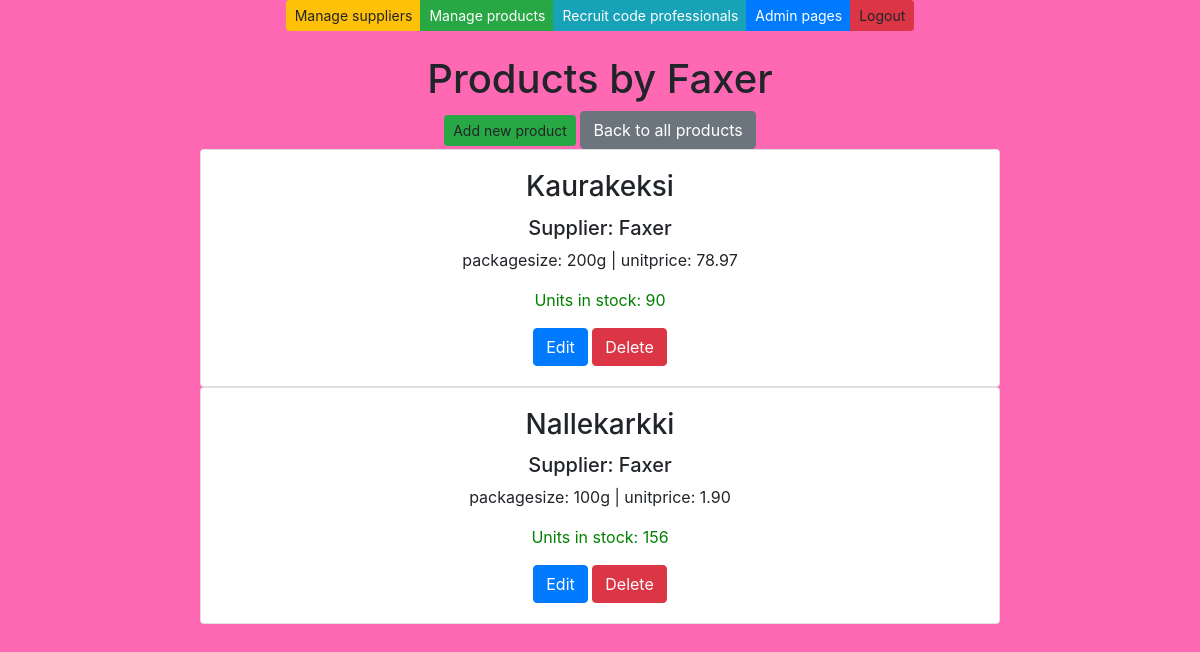
The app's page /products-by-supplier/1/, older data.
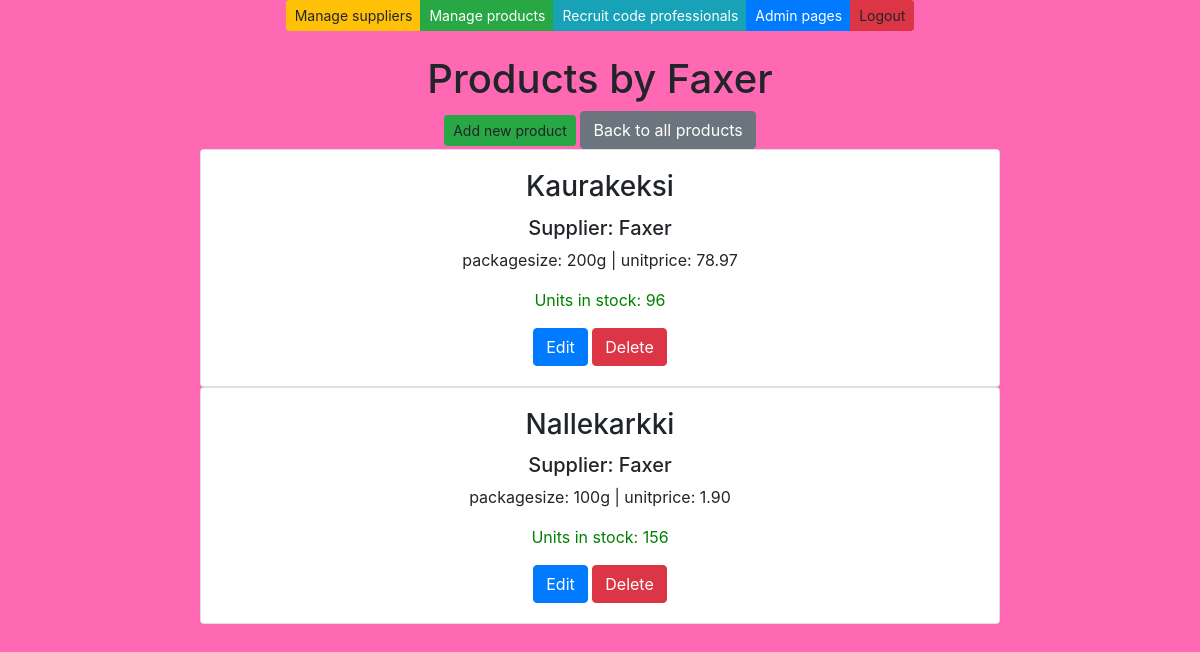
The same page, newer data.
### app/models.py (models this page shows, shortened)
class Product(models.Model):
    productname = models.CharField(max_length = 20, default = "laku")
    packagesize = models.CharField(max_length = 20, default = 3)
    unitprice = models.DecimalField(max_digits=8, decimal_places=2, default=1.00)
    unitsinstock = models.IntegerField(default = 3)
    supplier = models.ForeignKey(Supplier, on_delete=models.RESTRICT)

class Supplier(models.Model):
    companyname = models.CharField(max_length = 50, default="firma")
    contactname = models.CharField(max_length = 50, default="firma")
    address = models.CharField(max_length = 100, default="firma")
    phone = models.CharField(max_length = 20, default="firma")
    email = models.CharField(max_length = 50, default="firma")
    country = models.CharField(max_length = 50, default="firma")

### app/views.py (the view)
# urls.py: path('products-by-supplier/<int:id>/', productsfiltered),
def productsfiltered(request, id):
    productlist = Product.objects.all()
    supplierlist = Supplier.objects.all()
    supplier = Supplier.objects.get(id = id)
    filteredproducts = productlist.filter(supplier = id)
    context = {'products': filteredproducts, 'suppliers': supplierlist, 'supplier': supplier}
    return render (request,"filteredproductlist.html",context)

### app/templates/filteredproductlist.html (shortened to what this page needs)
{% extends 'index.html' %}
{% block content %}
<br />
<br />
<h1>Products by {{supplier.companyname}}</h1>
<a onclick="showaddform()" class="btn btn-success btn-sm">Add new product</a>
<a href="/products/" class="btn btn-secondary">Back to all products</a>
{% for p in products %}
<div class="card" style="width: 50rem;">
    <div class="card-body">
        <h3 class="card-title">{{p.productname}} </h3>
        <h5 class="card-text">Supplier: {{p.supplier.companyname}}</h5>
        <p class="card-text">packagesize: {{p.packagesize}} | unitprice: {{p.unitprice}}</p>
        <p class="card-text" style="color: green;">Units in stock: {{p.unitsinstock}}</p>
        <a href="/edit-product-get/{{p.id}}/" class="btn btn-primary">Edit</a>
        <a href="/confirm-delete-product/{{p.id}}/" class="btn btn-danger">Delete</a>
    </div>
</div>
{% empty %}
<div class="card" style="width: 50rem;">
    <div class="card-body">
        <p class="card-text">No products found in the database </p>
    </div>
</div>
{%endfor%}
{% endblock %}

Row changes from the older to the newer data that the page shows:
changed Product "Kaurakeksi": unitsinstock "90" → "96"
